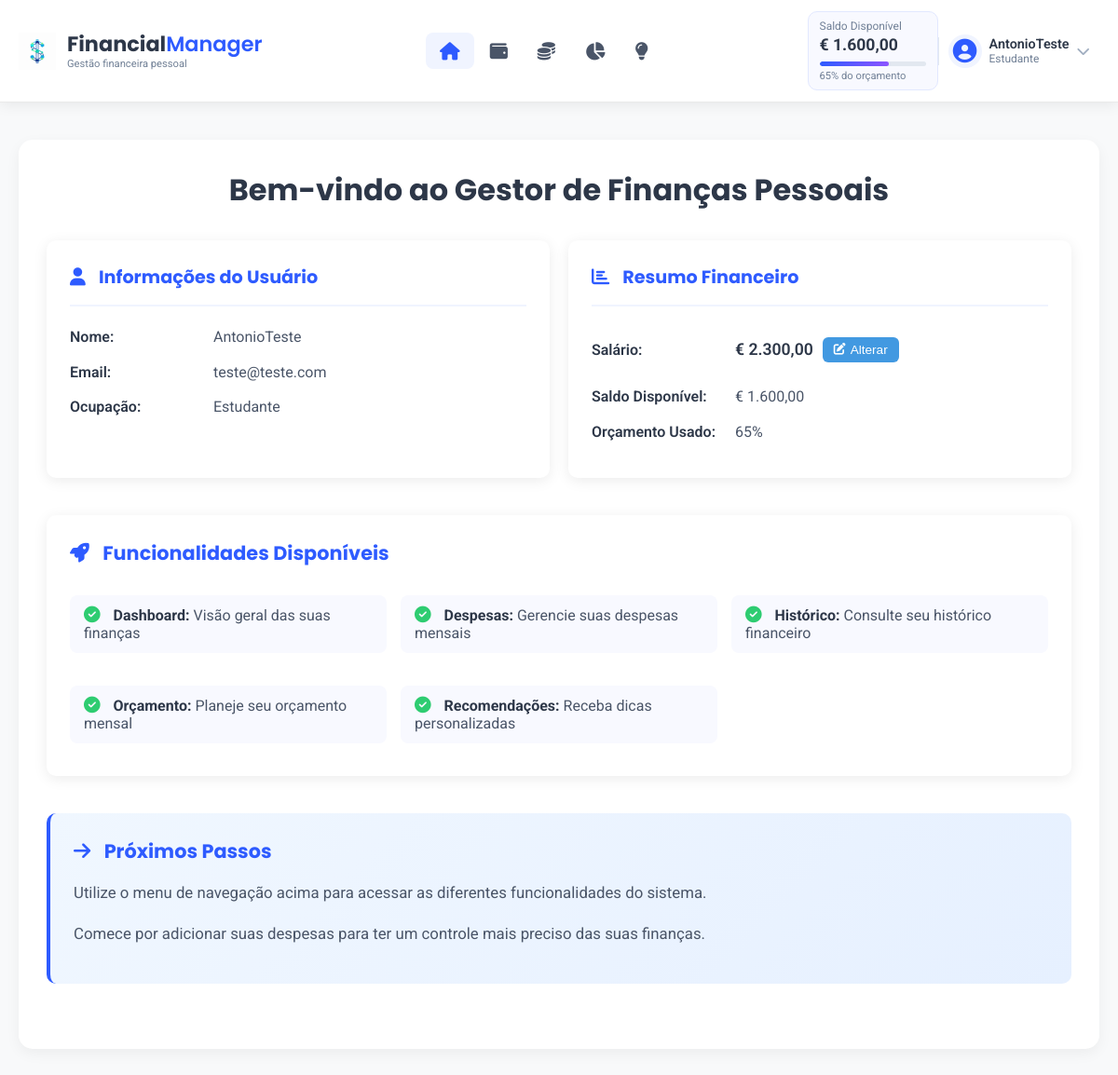
Page /index.php (signed in) on the committed database.
### tables this page shows
CREATE TABLE `utilizadores` (
  `id` int NOT NULL AUTO_INCREMENT,
  `nome` varchar(255) NOT NULL,
  `email` varchar(255) NOT NULL,
  `password` varchar(255) NOT NULL,
  `idade` int DEFAULT NULL,
  `ocupacao` varchar(100) DEFAULT NULL,
  `estilo_vida` varchar(255) DEFAULT NULL,
  `salario` decimal(10,2) DEFAULT NULL,
  `tipo_util` int NOT NULL,
  PRIMARY KEY (`id`),
  KEY `fk_utilizadores_tipos_util_idx` (`tipo_util`),
  CONSTRAINT `fk_utilizadores_tipos_util` FOREIGN KEY (`tipo_util`) REFERENCES `tipos_util` (`idtipos`)
);

### index.php (the view, shortened to what this page needs)
<?php
require_once 'connect_db.php';
?>
<!DOCTYPE html>
<html lang="pt">
<head>
    <link rel="stylesheet" href="css/header_footer.css">
    <link rel="stylesheet" href="css/index.css">
    <link rel="stylesheet" href="https://cdnjs.cloudflare.com/ajax/libs/font-awesome/6.4.0/css/all.min.css">
</head>
<body>
    <?php require_once 'header_footer/header.php'; ?>
    <main class="main-content">
        <div class="container">
            <div class="welcome-message">
                <h2>Bem-vindo ao Gestor de Finanças Pessoais</h2>
                <div class="quick-stats">
                    <div class="stat-box">
                        <h3><i class="fas fa-user"></i> Informações do Usuário</h3>
                        <p><strong>Nome:</strong> <?php echo htmlspecialchars($user['nome']); ?></p>
                        <p><strong>Email:</strong> <?php echo htmlspecialchars($user['email']); ?></p>
                        <p><strong>Ocupação:</strong> <?php echo htmlspecialchars($user['ocupacao']); ?></p>
                    </div>
                    <div class="stat-box">
                        <h3><i class="fas fa-chart-bar"></i> Resumo Financeiro</h3>
                        <div class="salario-container">
                            <p><strong>Salário:</strong>
                                <span class="salario-value">€ <?php echo number_format($user['salario'], 2, ',', '.'); ?></span>
                            </p>
                            <button type="button" class="btn-edit-salario" onclick="abrirModalSalario()">
                                <i class="fas fa-edit"></i> Alterar
                            </button>
                        </div>
                        <p><strong>Saldo Disponível:</strong> € <?php echo number_format($saldo_disponivel, 2, ',', '.'); ?></p>
                        <p><strong>Orçamento Usado:</strong> <?php echo round($percentual_orcamento); ?>%</p>
                    </div>
                </div>
                <div class="features">
                    <h3><i class="fas fa-rocket"></i> Funcionalidades Disponíveis</h3>
                    <ul>
                        <li><i class="fas fa-check-circle"></i> <strong>Dashboard:</strong> Visão geral das suas finanças</li>
                        <li><i class="fas fa-check-circle"></i> <strong>Despesas:</strong> Gerencie suas despesas mensais</li>
                        <li><i class="fas fa-check-circle"></i> <strong>Histórico:</strong> Consulte seu histórico financeiro</li>
                        <li><i class="fas fa-check-circle"></i> <strong>Orçamento:</strong> Planeje seu orçamento mensal</li>
                        <li><i class="fas fa-check-circle"></i> <strong>Recomendações:</strong> Receba dicas personalizadas</li>
                    </ul>
                </div>
                <div class="next-steps">
                    <h3><i class="fas fa-arrow-right"></i> Próximos Passos</h3>
                    <p>Utilize o menu de navegação acima para acessar as diferentes funcionalidades do sistema.</p>
                    <p>Comece por adicionar suas despesas para ter um controle mais preciso das suas finanças.</p>
                </div>
            </div>
        </div>
    </main>
</body>
</html>

### header_footer/header.php (shortened to what this page needs)
<?php
require_once 'connect_db.php';
$user_id = $_SESSION['user_id'];
$sql_user = "SELECT id, nome, email, ocupacao, salario FROM utilizadores WHERE id = ?";
$stmt_user = $conn->prepare($sql_user);
$stmt_user->bind_param("i", $user_id);
$stmt_user->execute();
$result_user = $stmt_user->get_result();
if ($result_user->num_rows > 0) {
    $user = $result_user->fetch_assoc();
    $sql_despesas = "SELECT SUM(valor_mensal) as total_despesas FROM despesas WHERE id_utilizador = ?";
    $stmt_despesas = $conn->prepare($sql_despesas);
    $stmt_despesas->bind_param("i", $user_id);
    $stmt_despesas->execute();
    $result_despesas = $stmt_despesas->get_result();
    $total_despesas = 0;
    if ($result_despesas->num_rows > 0) {
        $row_despesas = $result_despesas->fetch_assoc();
        $total_despesas = $row_despesas['total_despesas'] ?: 0;
    }
    $sql_receitas = "SELECT SUM(valor) as total_receitas FROM receitas WHERE id_utilizador = ?";
    $stmt_receitas = $conn->prepare($sql_receitas);
    $stmt_receitas->bind_param("i", $user_id);
    $stmt_receitas->execute();
    $result_receitas = $stmt_receitas->get_result();
    $total_receitas = 0;
    if ($result_receitas->num_rows > 0) {
        $row_receitas = $result_receitas->fetch_assoc();
        $total_receitas = $row_receitas['total_receitas'] ?: 0;
    }
    $salario = $user['salario'] ?: 0;
    $saldo_disponivel = ($salario + $total_receitas) - $total_despesas;
    $percentual_orcamento = $salario > 0 ? ($total_despesas / $salario) * 100 : 0;
    $percentual_orcamento = min(100, max(0, $percentual_orcamento));
} else {
    session_destroy();
    header('Location: indexv1.html');
    exit();
}
?>
<header class="header" id="mainHeader">
    <div class="container">
        <div class="logo-section">
            <div class="logo">
                <img src="img/logo.png" alt="FinancialManager Logo" class="logo-img">
                <div class="logo-text">
                    <h1>Financial<span>Manager</span></h1>
                    <p class="tagline">Gestão financeira pessoal</p>
                </div>
            </div>
        </div>
        <nav class="main-nav" id="mainNav">
            <ul class="nav-list">
                <li class="nav-item">
                    <a href="index.php" class="nav-link <?php echo (basename($_SERVER['PHP_SELF']) == 'index.php') ? 'active' : ''; ?>">
                        <i class="fas fa-home"></i>
                    </a>
                </li>
                <li class="nav-item">
                    <a href="despesas.php" class="nav-link <?php echo (basename($_SERVER['PHP_SELF']) == 'despesas.php') ? 'active' : ''; ?>">
                        <i class="fas fa-wallet"></i>
                    </a>
                </li>
                <li class="nav-item">
                    <a href="receitas.php" class="nav-link <?php echo (basename($_SERVER['PHP_SELF']) == 'receitas.php') ? 'active' : ''; ?>">
                        <i class="fas fa-coins"></i>
                    </a>
                </li>
                <li class="nav-item">
                    <a href="orcamentos.php" class="nav-link <?php echo (basename($_SERVER['PHP_SELF']) == 'orcamentos.php') ? 'active' : ''; ?>">
                        <i class="fas fa-chart-pie"></i>
                    </a>
                </li>
                <li class="nav-item">
                    <a href="recomendacoes.php" class="nav-link <?php echo (basename($_SERVER['PHP_SELF']) == 'recomendacoes.php') ? 'active' : ''; ?>">
                        <i class="fas fa-lightbulb"></i>
                    </a>
                </li>
            </ul>
        </nav>
        <div class="user-section">
            <div class="balance-indicator">
                <div class="balance-info">
                    <span class="balance-label">Saldo Disponível</span>
                    <span class="balance-amount">€ <span id="currentBalance"><?php echo number_format($saldo_disponivel, 2, ',', '.'); ?></span></span>
                </div>
                <div class="balance-progress">
                    <div class="progress-bar">
                        <div class="progress-fill" id="balanceProgress" style="width: <?php echo round($percentual_orcamento); ?>%"></div>
                    </div>
                    <span class="progress-text"><?php echo round($percentual_orcamento); ?>% do orçamento</span>
                </div>
            </div>
            <div class="user-profile" id="userProfile">
                <div class="avatar">
                    <i class="fas fa-user-circle"></i>
                </div>
                <div class="user-info">
                    <span class="user-name" id="userName"><?php echo htmlspecialchars($user['nome']); ?></span>
                    <span class="user-role" id="userRole"><?php echo htmlspecialchars($user['ocupacao']); ?></span>
                </div>
                <button class="dropdown-btn" id="profileDropdown">
                    <i class="fas fa-chevron-down"></i>
                </button>
            </div>
        </div>
    </div>
</header>

### css/header_footer.css (style rules this page uses)
* { margin: 0; padding: 0; box-sizing: border-box; }
body { font-family: 'Roboto', sans-serif; background-color: #f8f9fa; color: #333; }
.container { max-width: 1400px; margin: 0 auto; padding: 0 20px; }
.header { background-color: #ffffff; box-shadow: 0 2px 15px rgba(0, 0, 0, 0.08); position: sticky; top: 0; z-index: 1000; border-bottom: 1px solid #eaeaea; }
.header .container { display: flex; align-items: center; justify-content: space-between; padding: 12px 20px; flex-wrap: nowrap; }
.logo-section { flex: 0 0 auto; margin-right: 20px; }
.logo { display: flex; align-items: center; gap: 12px; text-decoration: none; }
.logo-text h1 { font-family: 'Poppins', sans-serif; font-weight: 700; font-size: 1.4rem; color: #2d3748; line-height: 1.2; }
.logo-text h1 span { color: #2e5bff; font-weight: 600; }
.logo-text .tagline { font-size: 0.7rem; color: #718096; font-weight: 400; margin-top: 2px; }
.logo-img { width: 40px; height: auto; max-height: 40px; object-fit: contain; display: block; }
.main-nav { flex: 1; margin: 0 15px; }
.nav-list { display: flex; list-style: none; justify-content: center; gap: 3px; }
.nav-item { position: relative; }
.nav-link { display: flex; align-items: center; gap: 8px; padding: 12px 18px; text-decoration: none; color: #4a5568; font-weight: 500; font-size: 0.95rem; border-radius: 8px; transition: all 0.2s ease; }
.nav-link i { font-size: 1rem; }
.nav-link.active { background-color: #f0f4ff; color: #2e5bff; }
.user-section { flex: 0 0 auto; display: flex; align-items: center; }
.balance-indicator { background-color: #f8f9ff; padding: 8px 12px; border-radius: 10px; border: 1px solid #e2e8ff; min-width: 160px; }
.balance-info { display: flex; flex-direction: column; margin-bottom: 8px; }
.balance-label { font-size: 0.75rem; color: #718096; margin-bottom: 3px; }
.balance-amount { font-weight: 700; font-size: 1.1rem; color: #2d3748; }
.balance-progress { display: flex; flex-direction: column; gap: 4px; }
.progress-bar { height: 5px; background-color: #e2e8f0; border-radius: 3px; overflow: hidden; }
.progress-fill { height: 100%; background: linear-gradient(to right, #2e5bff, #8c54ff); border-radius: 3px; }
.progress-text { font-size: 0.7rem; color: #718096; }
.user-profile { position: relative; display: flex; align-items: center; gap: 8px; padding: 6px 10px; border-radius: 10px; cursor: pointer; transition: background-color 0.2s ease; }
.avatar { width: 36px; height: 36px; border-radius: 50%; background-color: #f0f4ff; display: flex; align-items: center; justify-content: center; }
.avatar i { font-size: 1.6rem; color: #2e5bff; }
.user-info { display: flex; flex-direction: column; }
.user-name { font-weight: 600; color: #2d3748; font-size: 0.9rem; }
.user-role { font-size: 0.75rem; color: #718096; }
.dropdown-btn { background: none; border: none; color: #a0aec0; cursor: pointer; font-size: 0.9rem; transition: color 0.2s; }
.main-content { padding: 40px 0; }
.welcome-message { background-color: #ffffff; border-radius: 15px; padding: 30px; box-shadow: 0 5px 15px rgba(0, 0, 0, 0.05); max-width: 800px; margin: 0 auto; }
.welcome-message h2 { color: #2d3748; margin-bottom: 15px; font-family: 'Poppins', sans-serif; }
.welcome-message p { line-height: 1.6; color: #4a5568; margin-bottom: 15px; }
@media (max-width: 1200px) { .balance-indicator { min-width: 160px; } }
@media (max-width: 1200px) { .nav-list { gap: 2px; } }
@media (max-width: 1200px) { .nav-link { padding: 10px 15px; } }
@media (max-width: 1200px) { .nav-link i { font-size: 1.2rem; } }
@media (max-width: 1200px) { .balance-indicator { min-width: 140px; } }

### rows in the picture
utilizadores: nome "AntonioTeste", ocupacao "Estudante", email "teste@teste.com", salario "2.300,00"

### other values in the picture
$saldo_disponivel "1.600,00"
$percentual_orcamento "65"
